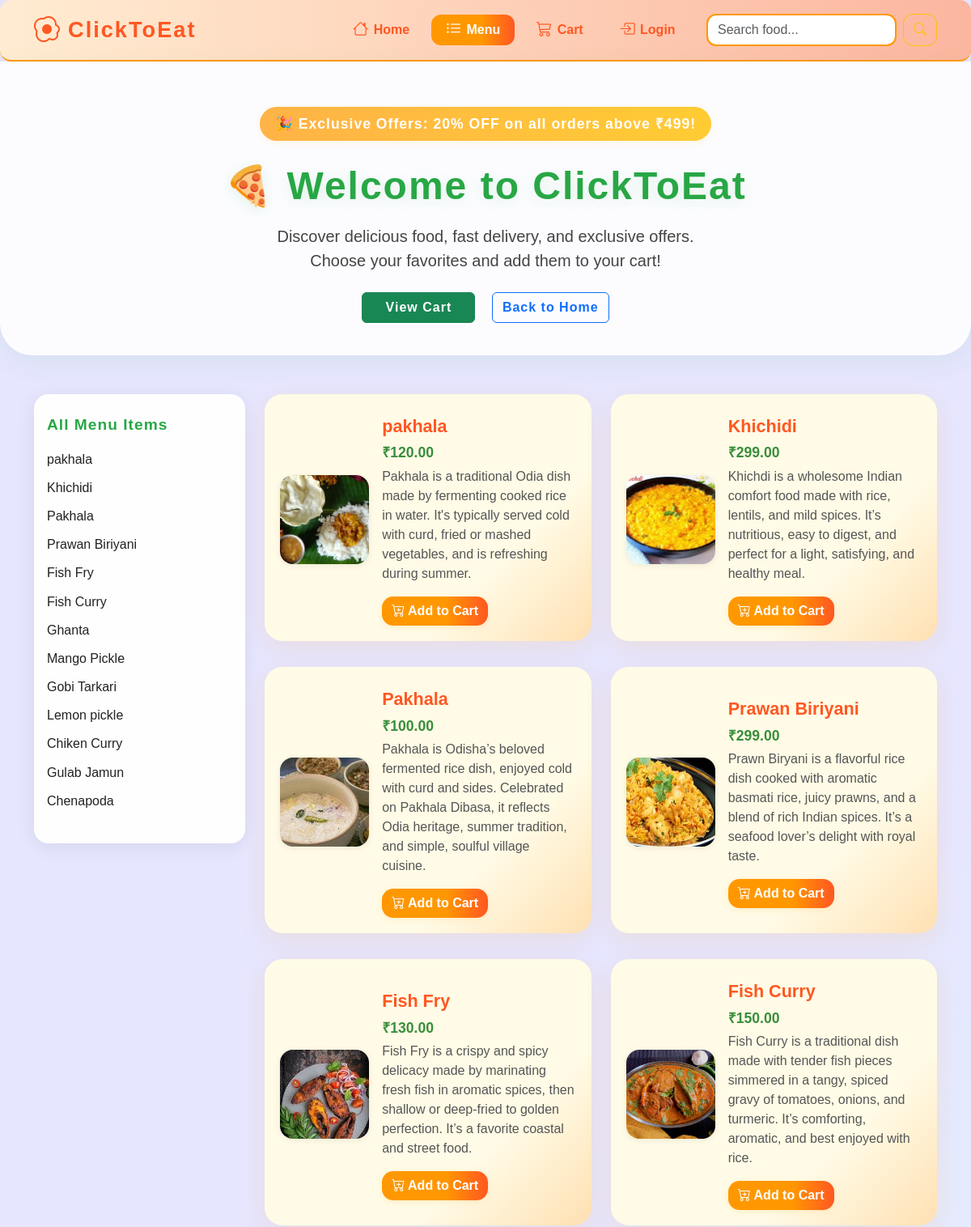
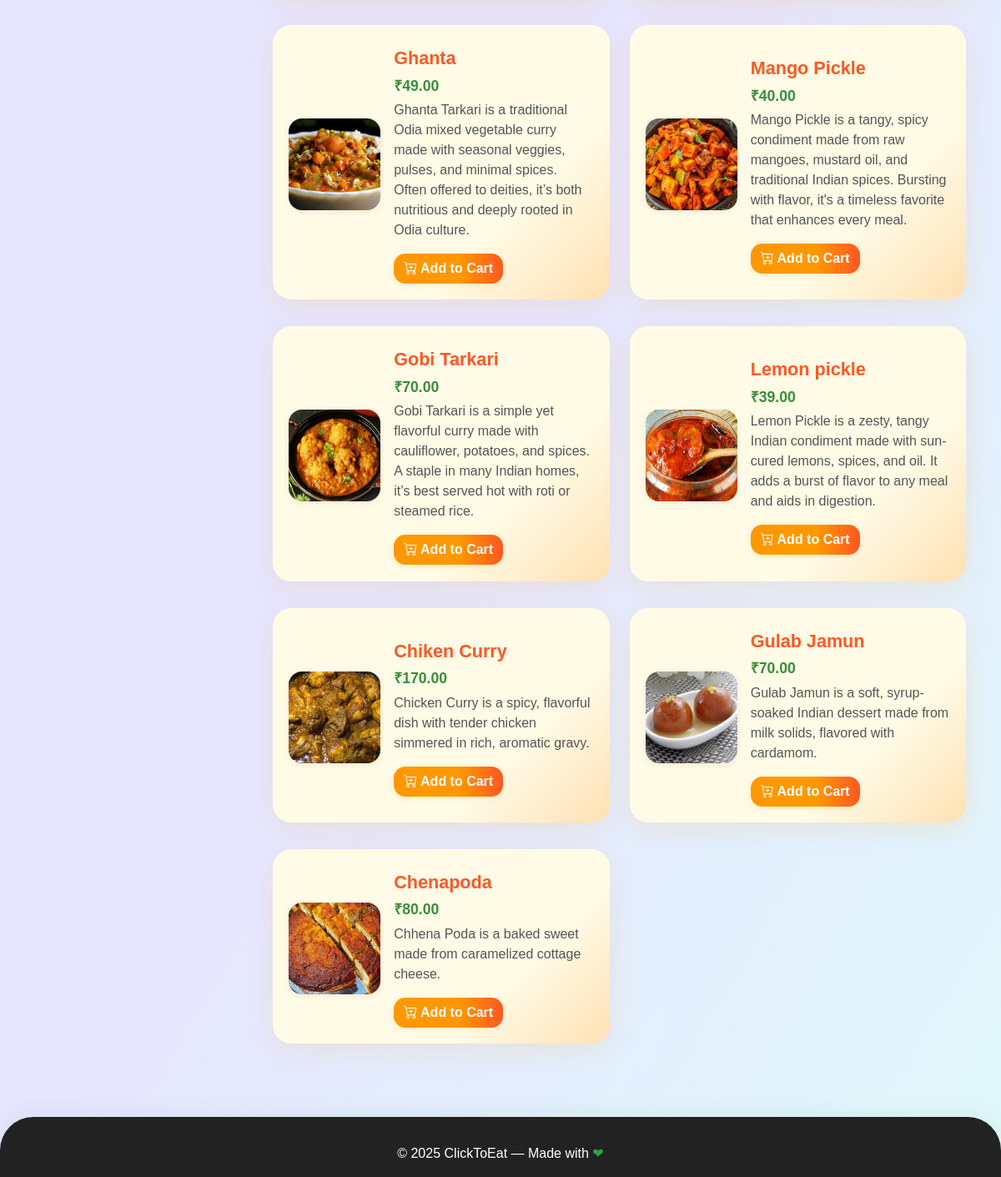
The app's page /menu/ with its own data (2 pictures, top to bottom).
### foodapp/models.py (models this page shows, shortened)
class FoodItem(models.Model):
    name = models.CharField(max_length=100)
    description = models.TextField(blank=True)
    price = models.DecimalField(max_digits=8, decimal_places=2)
    image = models.ImageField(upload_to='food_images/', null=True, blank=True)
    category = models.ForeignKey(Category, on_delete=models.CASCADE)

### foodapp/views.py (the view)
# urls.py: path('menu/', views.menu, name='menu'),
def menu(request):
    items = FoodItem.objects.all()
    return render(request, 'menu.html', {'items': items})

### foodapp/templates/menu.html (shortened to what this page needs)
{% load static %}
<!DOCTYPE html>
<html>
<head>
    <link href="https://cdn.jsdelivr.net/npm/bootstrap@5.3.0/dist/css/bootstrap.min.css" rel="stylesheet">
    <link rel="stylesheet" href="https://cdn.jsdelivr.net/npm/bootstrap-icons@1.11.3/font/bootstrap-icons.min.css">
</head>
<body>
    <nav class="navbar navbar-expand-lg navbar-pro">
        <div class="container">
            <a class="navbar-brand fw-bold" href="{% url 'home' %}">
                <i class="bi bi-egg-fried" style="font-size:2rem; margin-right:8px;"></i> ClickToEat
            </a>
            <div class="collapse navbar-collapse justify-content-end" id="navbarNavMenu">
                <ul class="navbar-nav mb-2 mb-lg-0">
                    <li class="nav-item">
                        <a class="nav-link{% if request.resolver_match.url_name == 'home' %} active{% endif %}" href="{% url 'home' %}">
                            <i class="bi bi-house"></i> Home
                        </a>
                    </li>
                    <li class="nav-item">
                        <a class="nav-link{% if request.resolver_match.url_name == 'menu' %} active{% endif %}" href="{% url 'menu' %}">
                            <i class="bi bi-list-ul"></i> Menu
                        </a>
                    </li>
                    <li class="nav-item">
                        <a class="nav-link{% if request.resolver_match.url_name == 'view_cart' %} active{% endif %}" href="{% url 'view_cart' %}">
                            <i class="bi bi-cart3"></i> Cart
                        </a>
                    </li>
                    {% if user.is_authenticated %}
                        <li class="nav-item">
                            <a class="nav-link text-danger" href="{% url 'logout' %}">
                                <i class="bi bi-box-arrow-right"></i> Logout
                            </a>
                        </li>
                    {% else %}
                        <li class="nav-item">
                            <a class="nav-link" href="{% url 'login' %}">
                                <i class="bi bi-box-arrow-in-right"></i> Login
                            </a>
                        </li>
                    {% endif %}
                </ul>
                <form class="d-flex ms-3" method="get" action="{% url 'search' %}">
                    <input class="form-control me-2" type="search" name="q" placeholder="Search food..." aria-label="Search" style="border-radius:12px; border:2px solid #ff9800;">
                    <button class="btn btn-outline-warning" type="submit" style="border-radius:12px;"> <i class="bi bi-search"></i></button>
                </form>
            </div>
        </div>
    </nav>
    <div class="menu-hero">
        <div class="exclusive-offer-badge">
            🎉 Exclusive Offers: 20% OFF on all orders above ₹499!
        </div>
        <div class="menu-hero-title">🍕 Welcome to ClickToEat</div>
        <div class="menu-hero-desc">
            Discover delicious food, fast delivery, and exclusive offers.<br>
            Choose your favorites and add them to your cart!
        </div>
        <div class="menu-hero-btns">
            <a href="{% url 'view_cart' %}" class="btn btn-success">View Cart</a>
            <a href="{% url 'home' %}" class="btn btn-outline-primary">Back to Home</a>
        </div>
    </div>
    <div class="container py-2">
        <div class="row">
            <div class="col-lg-3 mb-4">
                <div class="sidebar-menu">
                    <div class="sidebar-menu-title">All Menu Items</div>
                    <ul class="sidebar-menu-list">
                        {% for food in items %}
                        <li>
                            <a href="#food-{{ food.id }}">{{ food.name }}</a>
                        </li>
                        {% endfor %}
                    </ul>
                </div>
            </div>
            <div class="col-lg-9">
                <div class="row">
                    {% for food in items %}
                    <div class="col-md-6 col-lg-6 d-flex" id="food-{{ food.id }}">
                        <div class="food-card w-100 position-relative">
                            {% if food.image %}
                                <img src="{{ food.image.url }}" alt="{{ food.name }}" class="food-img me-3">
                            {% else %}
                                <img src="{% static 'images/placeholder_food.png' %}" alt="No Image" class="food-img me-3">
                            {% endif %}
                            <div class="flex-grow-1">
                                <div class="food-name">{{ food.name }}</div>
                                <div class="food-price mb-1">₹{{ food.price }}</div>
                                <div class="food-desc mb-2">{{ food.description }}</div>
                                <form action="{% url 'add_to_cart' food.id %}" method="post">
                                    <button type="submit" class="btn add-cart-btn"><i class="bi bi-cart-plus"></i> Add to Cart</button>
                                </form>
                            </div>
                        </div>
                    </div>
                    {% endfor %}
                </div>
            </div>
        </div>
    </div>
    <footer class="footer mt-5">
        <div>
            &copy; {{ year|default:2025 }} ClickToEat &mdash; Made with <span style="color:#28a745;">&#10084;</span>
        </div>
    </footer>
</body>
</html>

### foodapp/templates/menu.html (style rules this page uses)
body { min-height: 100vh; background: linear-gradient(120deg, #e6e6ff 60%, #e0f7fa 100%), url('https://images.unsplash.com/photo-1504674900247-0877df9cc836?auto=format&fit=crop&w=1500&q=80') center center / cover no-repeat fixed; font-family: 'Poppins', Arial, sans-serif; }
.navbar-pro { background: linear-gradient(90deg, #ffecd2 0%, #fcb69f 100%); border-radius: 14px 14px 14px 14px; box-shadow: 0 4px 18px rgba(255,87,34,0.08); border-bottom: 2px solid #ff9800; padding-top: 0.5rem; padding-bottom: 0.5rem; }
.navbar-pro .navbar-brand { color: #ff5722 !important; font-weight: 800; letter-spacing: 2px; font-size: 1.7rem; display: flex; align-items: center; }
.navbar-pro .nav-link { color: #ff5722 !important; font-weight: 600; border-radius: 12px; margin: 0 0.3rem; padding: 0.3rem 1.1rem !important; transition: background 0.2s, color 0.2s; display: flex; align-items: center; }
.navbar-pro .nav-link.active, .navbar-pro .nav-link:hover { background: linear-gradient(90deg, #ff9800 60%, #ff5722 100%); color: #fff !important; }
.navbar-pro .nav-link .bi { font-size: 1.2rem; margin-right: 0.4rem; }
.menu-hero { padding: 3.5rem 0 2.5rem 0; text-align: center; background: rgba(255,255,255,0.85); border-radius: 0 0 40px 40px; box-shadow: 0 8px 32px rgba(40,167,69,0.08); margin-bottom: 2.5rem; animation: fadeInDown 1.1s; position: relative; overflow: hidden; }
.menu-hero-title { font-size: 3rem; font-weight: 800; color: #28a745; letter-spacing: 2px; margin-bottom: 0.7rem; animation: popIn 1.1s; text-shadow: 0 4px 18px rgba(40,167,69,0.13); }
.menu-hero-desc { font-size: 1.25rem; color: #444; margin-bottom: 1.5rem; font-weight: 500; }
.exclusive-offer-badge { display: inline-block; background: linear-gradient(90deg, #ffb347 0%, #ffcc33 100%); color: #fff; font-weight: 700; font-size: 1.1rem; padding: 0.5rem 1.2rem; border-radius: 30px; box-shadow: 0 2px 12px rgba(255,193,7,0.13); margin-bottom: 1.2rem; letter-spacing: 1px; animation: offerPulse 1.5s infinite alternate; }
.menu-hero-btns .btn { margin: 0 0.5rem; min-width: 140px; font-weight: 600; letter-spacing: 1px; transition: transform 0.18s, box-shadow 0.18s; }
.sidebar-menu { background: rgba(255,255,255,0.95); border-radius: 18px; box-shadow: 0 4px 24px rgba(0,0,0,0.08); padding: 1.5rem 1rem; margin-bottom: 2rem; position: sticky; top: 100px; max-height: 70vh; overflow-y: auto; animation: fadeInLeft 1s; }
.sidebar-menu-title { font-size: 1.2rem; font-weight: 700; color: #28a745; margin-bottom: 1rem; letter-spacing: 1px; }
.sidebar-menu-list { list-style: none; padding-left: 0; }
.sidebar-menu-list li { margin-bottom: 0.7rem; }
.sidebar-menu-list a { color: #222; text-decoration: none; font-weight: 500; transition: color 0.15s; }
.food-card { background: linear-gradient(135deg, #fffbe6 70%, #ffe0b2 100%); border-radius: 22px; box-shadow: 0 8px 32px rgba(255,152,0,0.13); margin-bottom: 2rem; padding: 1.5rem 1.2rem 1.2rem 1.2rem; transition: transform 0.18s, box-shadow 0.18s, background 0.3s; animation: fadeInUp 0.8s; position: relative; overflow: hidden; display: flex; flex-direction: row; align-items: center; }
.food-img { width: 110px; height: 110px; object-fit: cover; border-radius: 16px; box-shadow: 0 2px 8px rgba(0,0,0,0.07); margin-right: 22px; background: #f8f9fa; transition: transform 0.3s cubic-bezier(.68,-0.55,.27,1.55); }
.food-name { font-size: 1.35rem; font-weight: 700; color: #ff5722; margin-bottom: 0.2rem; }
.food-price { font-size: 1.1rem; color: #388e3c; font-weight: 600; }
.food-desc { color: #555; font-size: 1rem; margin-bottom: 0.7rem; }
.add-cart-btn { min-width: 120px; border-radius: 14px; background: linear-gradient(90deg, #ff9800 60%, #ff5722 100%); color: #fff; font-weight: 600; border: none; transition: background 0.2s, color 0.2s, box-shadow 0.2s, transform 0.18s; box-shadow: 0 2px 8px rgba(255,152,0,0.13); margin-top: 0.5rem; }
.footer { background: #222; color: #fff; padding: 2rem 0 1rem 0; text-align: center; margin-top: 3rem; border-radius: 40px 40px 0 0; box-shadow: 0 -4px 24px rgba(40,167,69,0.08); }

### records on screen
FoodItem: name "pakhala", image (picture), price "120.00", description "Pakhala is a traditional Odia dish made by fermenting cooked rice in water. It's typically served cold with curd, fried or mashed vegetables, and is refreshing during summer."
FoodItem: name "Khichidi", image (picture), price "299.00", description "Khichdi is a wholesome Indian comfort food made with rice, lentils, and mild spices. It’s nutritious, easy to digest, and perfect for a light, satisfying, and healthy meal."
FoodItem: name "Pakhala", image (picture), price "100.00", description "Pakhala is Odisha’s beloved fermented rice dish, enjoyed cold with curd and sides. Celebrated on Pakhala Dibasa, it reflects Odia heritage, summer tradition, and simple, soulful village cuisine."
FoodItem: name "Prawan Biriyani", image (picture), price "299.00", description "Prawn Biryani is a flavorful rice dish cooked with aromatic basmati rice, juicy prawns, and a blend of rich Indian spices. It’s a seafood lover’s delight with royal taste."
FoodItem: name "Fish Fry", image (picture), price "130.00", description "Fish Fry is a crispy and spicy delicacy made by marinating fresh fish in aromatic spices, then shallow or deep-fried to golden perfection. It’s a favorite coastal and street food."
FoodItem: name "Fish Curry", image (picture), price "150.00", description "Fish Curry is a traditional dish made with tender fish pieces simmered in a tangy, spiced gravy of tomatoes, onions, and turmeric. It’s comforting, aromatic, and best enjoyed with rice."
FoodItem: name "Ghanta", image (picture), price "49.00", description "Ghanta Tarkari is a traditional Odia mixed vegetable curry made with seasonal veggies, pulses, and minimal spices. Often offered to deities, it’s both nutritious and deeply rooted in Odia culture."
FoodItem: name "Mango Pickle", image (picture), price "40.00", description "Mango Pickle is a tangy, spicy condiment made from raw mangoes, mustard oil, and traditional Indian spices. Bursting with flavor, it's a timeless favorite that enhances every meal."
FoodItem: name "Gobi Tarkari", image (picture), price "70.00", description "Gobi Tarkari is a simple yet flavorful curry made with cauliflower, potatoes, and spices. A staple in many Indian homes, it’s best served hot with roti or steamed rice."
FoodItem: name "Lemon pickle", image (picture), price "39.00", description "Lemon Pickle is a zesty, tangy Indian condiment made with sun-cured lemons, spices, and oil. It adds a burst of flavor to any meal and aids in digestion."
FoodItem: name "Chiken Curry", image (picture), price "170.00", description "Chicken Curry is a spicy, flavorful dish with tender chicken simmered in rich, aromatic gravy."
FoodItem: name "Gulab Jamun", image (picture), price "70.00", description "Gulab Jamun is a soft, syrup-soaked Indian dessert made from milk solids, flavored with cardamom."
FoodItem: name "Chenapoda", image (picture), price "80.00", description "Chhena Poda is a baked sweet made from caramelized cottage cheese."

### other values on screen
{{ year|default:2025 }} "2025"
